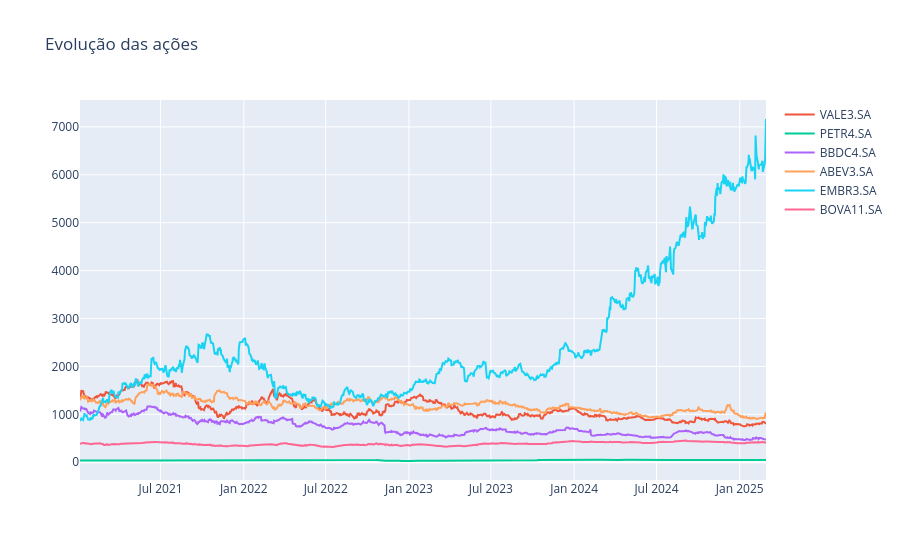

Notebook cell for this chart:
### Code cell
figura = px.line(title='Evolução das ações')
for i  in df.drop(columns=['Soma_Total', 'Taxa_Retorno']).columns:
    figura.add_scatter(x = datas,  y = df[i], name=i)
figura.show()

### Figure 1 — Plotly figure (JSON) as saved in the notebook; plotly's stock layout.template omitted (floating-point values rounded to 4 significant figures; data arrays with more than 128 entries replaced by an {"elided": "..."} marker saying what was removed)
{"data": [{"hovertemplate": "<extra></extra>", "legendgroup": "", "line": {"color": "#636efa", "dash": "solid"}, "marker": {"symbol": "circle"}, "mode": "lines", "name": "", "orientation": "v", "showlegend": false, "type": "scatter", "xaxis": "x", "yaxis": "y"}, {"name": "VALE3.SA", "type": "scatter", "x": {"elided": "1037 str values"}, "y": {"elided": "1037 float values"}}, {"name": "PETR4.SA", "type": "scatter", "x": {"elided": "1037 str values"}, "y": {"elided": "1037 float values"}}, {"name": "BBDC4.SA", "type": "scatter", "x": {"elided": "1037 str values"}, "y": {"elided": "1037 float values"}}, {"name": "ABEV3.SA", "type": "scatter", "x": {"elided": "1037 str values"}, "y": {"elided": "1037 float values"}}, {"name": "EMBR3.SA", "type": "scatter", "x": {"elided": "1037 str values"}, "y": {"elided": "1037 float values"}}, {"name": "BOVA11.SA", "type": "scatter", "x": {"elided": "1037 str values"}, "y": {"elided": "1037 float values"}}], "layout": {"legend": {"tracegroupgap": 0}, "title": {"text": "Evolução das ações"}, "xaxis": {"anchor": "y", "domain": [0, 1]}, "yaxis": {"anchor": "x", "domain": [0, 1]}}}
